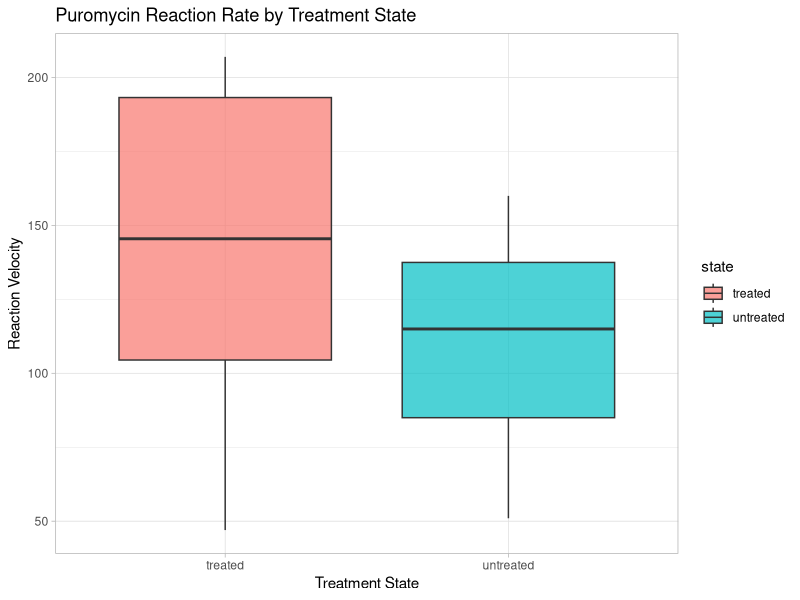
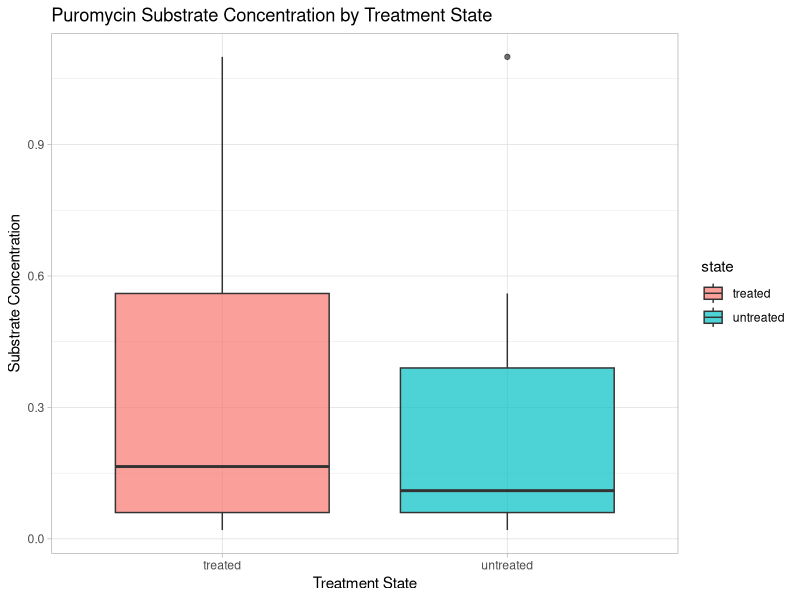
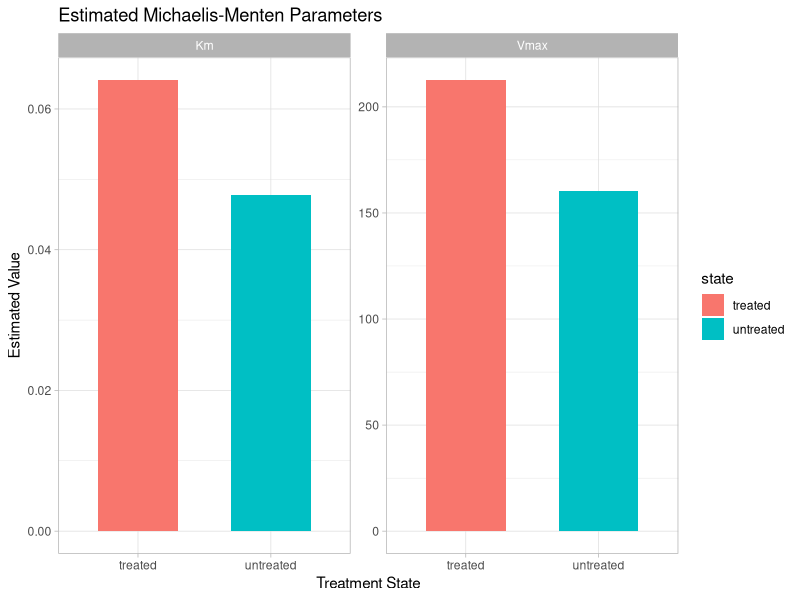
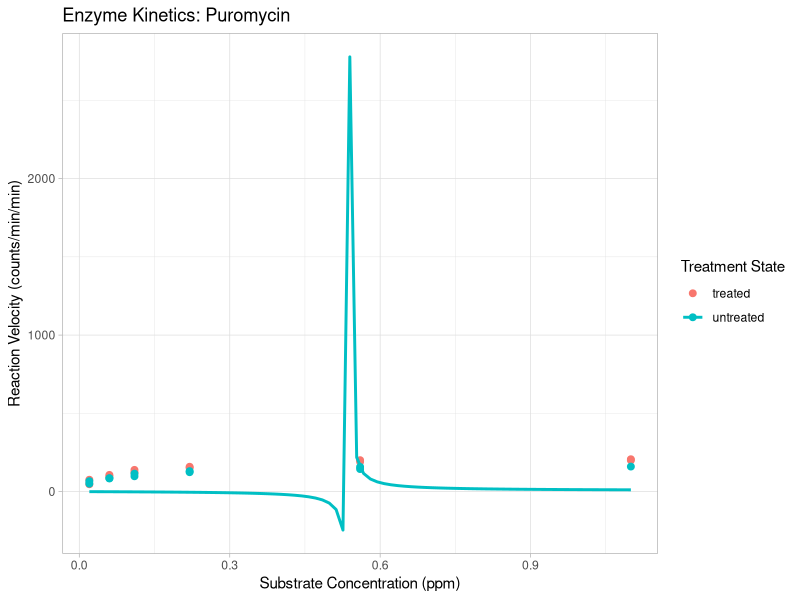
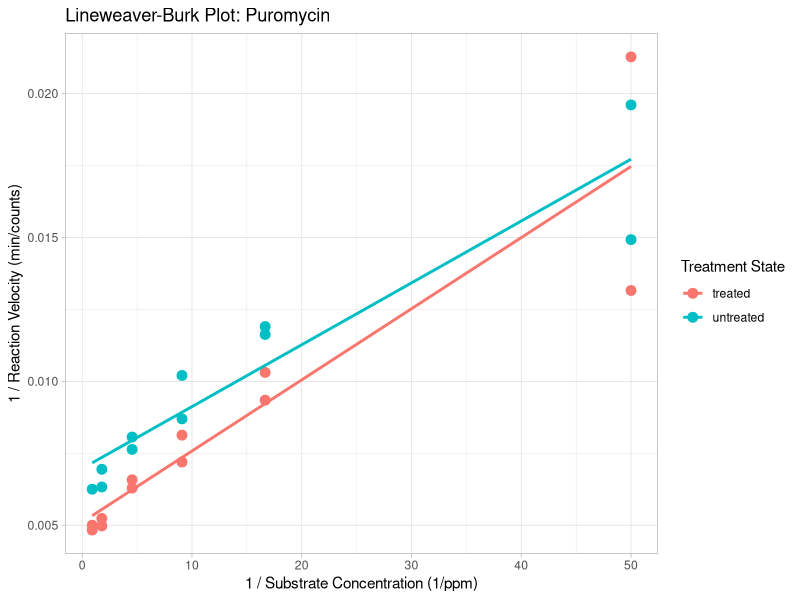
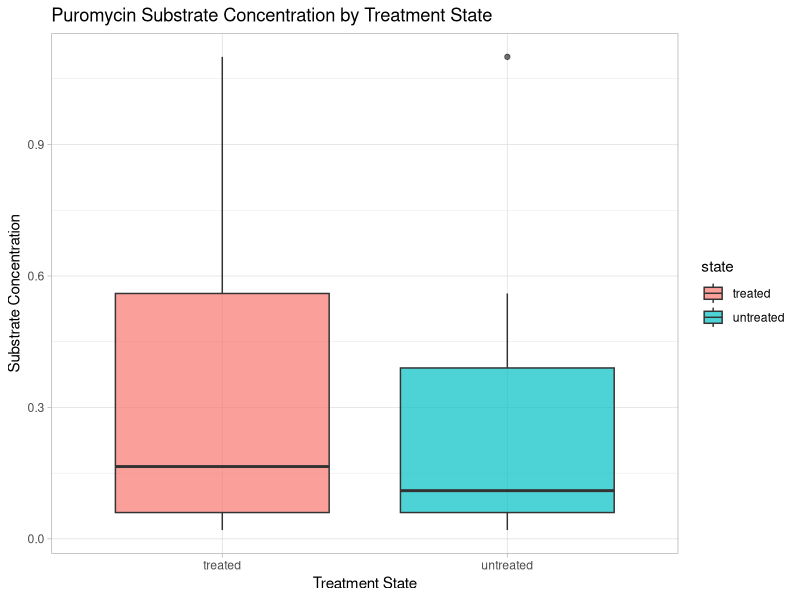
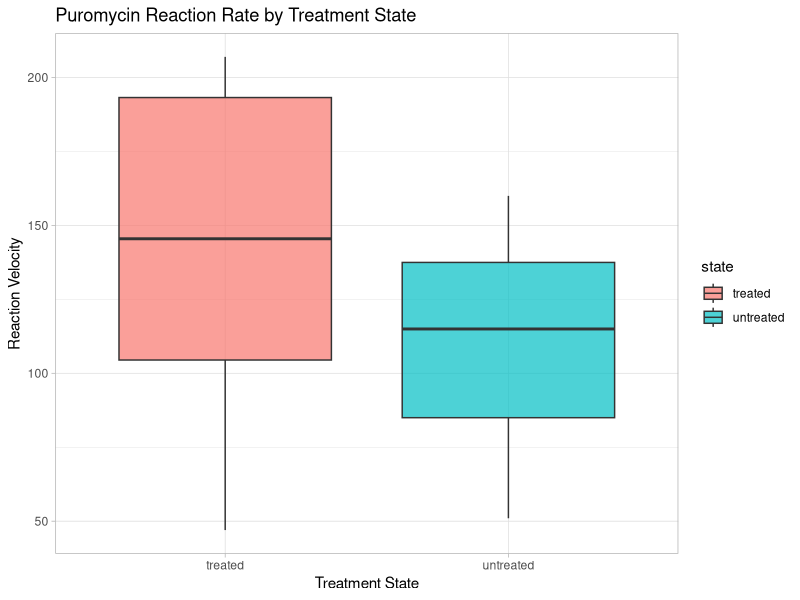
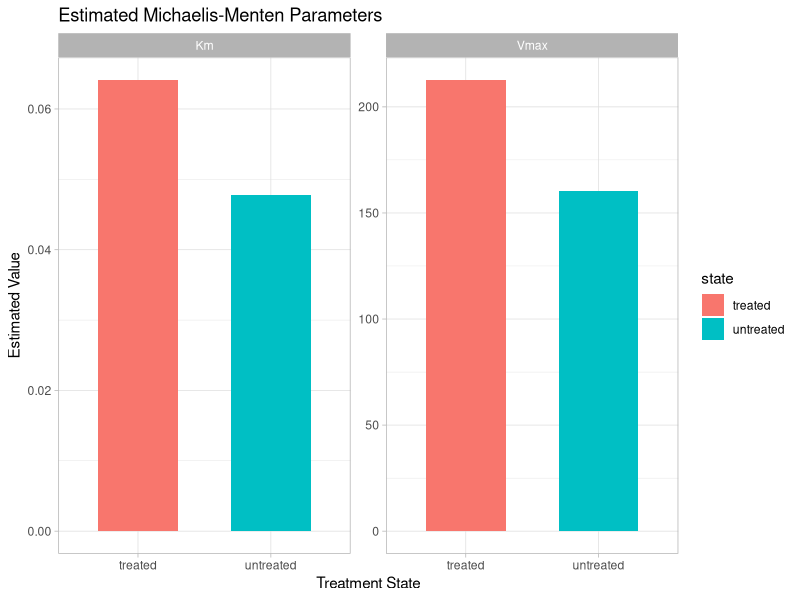

The R script that drew these images, in order:
# Enzyme Kinetics Analysis: Puromycin

# 1. Installation & Setup
# install.packages(c("ggplot2", "dplyr"))
library(tidyverse)

# Load built-in dataset
data("Puromycin")

# 2. Michaelis-Menten Plot (Nonlinear Regression)
plot_mm <- ggplot(data = Puromycin, mapping = aes(x = conc, y = rate, color = state)) +
geom_point(size = 2) + geom_smooth(method = "nls", formula = y ~ (Vmax * x) / (Km + x), 
start = list(Vmax = 200, Km = 0.1), se = FALSE) + theme_light() + labs(title = "Enzyme Kinetics: Puromycin", 
x = "Substrate Concentration (ppm)", y = "Reaction Velocity (counts/min/min)", color = "Treatment State")

# Save Michaelis-Menten plot
ggsave("puromycin_michaelis_menten.png", plot = plot_mm, width = 7, height = 5, dpi = 300)

# 3. Lineweaver-Burk Plot (Linear Regression)
plot_lb <- ggplot(data = Puromycin, mapping = aes(x = 1/conc, y = 1/rate, color = state)) + 
geom_point(size = 3) + geom_smooth(method = "lm", se = FALSE, fullrange = TRUE) + theme_light() + 
labs(title = "Lineweaver-Burk Plot: Puromycin", x = "1 / Substrate Concentration (1/ppm)", 
y = "1 / Reaction Velocity (min/counts)", color = "Treatment State")

# Save Lineweaver-Burk plot
ggsave("puromycin_lineweaver_burk.png", plot = plot_lb, width = 7, height = 5, dpi = 300)

# 4. Statistical Summary & Quantile Analysis
# Calculate Means and Standard Deviations
untreated_mean <- Puromycin %>% filter(state == "untreated") %>% pull(conc) %>% mean(na.rm = TRUE)
untreated_sd <- Puromycin %>% filter(state == "untreated") %>% pull(conc) %>% sd(na.rm = TRUE)

treated_mean <- Puromycin %>% filter(state == "treated") %>% pull(conc) %>% mean(na.rm = TRUE)
treated_sd <- Puromycin %>% filter(state == "treated") %>% pull(conc) %>% sd(na.rm = TRUE)

untreated_mean_rate <- Puromycin %>% filter(state == "untreated") %>% pull(rate) %>% mean(na.rm = TRUE)
untreated_sd_rate <- Puromycin %>% filter(state == "untreated") %>% pull(rate) %>% sd(na.rm = TRUE)

treated_mean_rate <- Puromycin %>% filter(state == "treated") %>% pull(rate) %>% mean(na.rm = TRUE)
treated_sd_rate <- Puromycin %>% filter(state == "treated") %>% pull(rate) %>% sd(na.rm = TRUE)

# 5. Calculate 99.5% Confidence Interval: Rate & Concentration (Assuming Normal Distribution)
untreated_conc_michaelis <- qnorm(0.9975, untreated_mean, untreated_sd)
treated_conc_michaelis <- qnorm(0.9975, treated_mean, treated_sd)
michaelis_rate_treated <- qnorm(0.9975, treated_mean_rate, treated_sd_rate)
michaelis_rate_untreated <- qnorm(0.9975, untreated_mean_rate, untreated_sd_rate)

# 6. Boxplot for Rate & Concentration

plot_conc_box <- ggplot(Puromycin, aes(x = state, y = conc, fill = state)) + geom_boxplot(alpha = 0.7) + 
theme_light() + labs(title = "Puromycin Substrate Concentration by Treatment State", x = "Treatment State", y = "Substrate Concentration")

ggsave("puromycin_conc_boxplot.png", plot = plot_conc_box, width = 7, height = 5, dpi = 300)

plot_rate_box <- ggplot(Puromycin, aes(x = state, y = rate, fill = state)) + geom_boxplot(alpha = 0.7) + theme_light() + 
labs(title = "Puromycin Reaction Rate by Treatment State", x = "Treatment State",y = "Reaction Velocity")

ggsave("puromycin_rate_boxplot.png", plot = plot_rate_box, width = 7, height = 5, dpi = 300)

plot_rate_box
plot_conc_box

# 6. Parameters for Vmax & Km 
treated_model <- nls(rate ~ (Vmax * conc) / (Km + conc), data = filter(Puromycin, state == "treated"), start = list(Vmax = 200, Km = 0.1))
untreated_model <- nls(rate ~ (Vmax * conc) / (Km + conc), data = filter(Puromycin, state == "untreated"), start = list(Vmax = 200, Km = 0.1))
treated_params <- coef(treated_model)
untreated_params <- coef(untreated_model)
treated_Km <- treated_params["Km"]
treated_Vmax <- treated_params["Vmax"]
untreated_params <- coef(untreated_model)
untreated_Km <- untreated_params["Km"]
untreated_Vmax <- untreated_params["Vmax"]
cat("untreated Km:", untreated_Km,"\n")
cat("untreated Vmax:", untreated_Vmax,"\n")
cat("treated Km:", treated_Km,"\n")
cat("treated Vmax:", treated_Vmax,"\n")

parameter_df <- tibble(state = c("treated", "untreated", "treated", "untreated"), parameter = c("Vmax", "Vmax", "Km", "Km"), 
value = c(treated_Vmax, untreated_Vmax, treated_Km, untreated_Km))

plot_parameters <- ggplot(parameter_df, aes(x = state, y = value, fill = state)) + geom_col(width = 0.6) + facet_wrap(~ parameter, scales = "free_y") + theme_light() + 
labs( title = "Estimated Michaelis-Menten Parameters", x = "Treatment State", y = "Estimated Value")

plot_parameters
ggsave("puromycin_vmax_km_parameters.png", plot = plot_parameters, width = 7, height = 5, dpi = 300)
